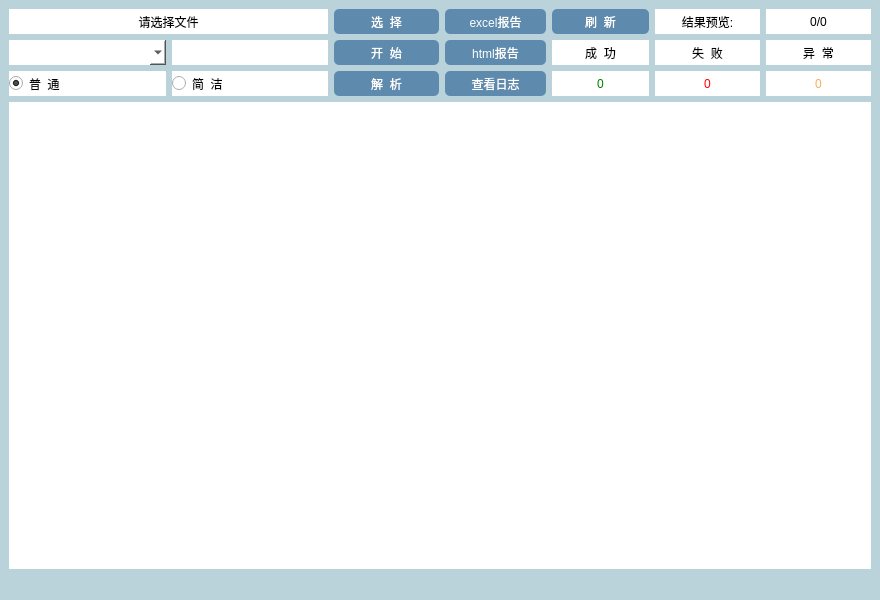
<?xml version="1.0" encoding="UTF-8"?>
<ui version="4.0">
 <class>MainWindow</class>
 <widget class="QMainWindow" name="MainWindow">
  <property name="geometry">
   <rect>
    <x>0</x>
    <y>0</y>
    <width>880</width>
    <height>600</height>
   </rect>
  </property>
  <property name="minimumSize">
   <size>
    <width>880</width>
    <height>600</height>
   </size>
  </property>
  <property name="windowTitle">
   <string>MainWindow</string>
  </property>
  <property name="styleSheet">
   <string notr="true">background:rgb(186,211,218);border:none;</string>
  </property>
  <widget class="QWidget" name="centralwidget">
   <layout class="QGridLayout" name="gridLayout_4">
    <item row="0" column="0">
     <layout class="QHBoxLayout" name="horizontalLayout" stretch="3,2,3">
      <item>
       <layout class="QGridLayout" name="gridLayout">
        <item row="1" column="0">
         <widget class="QComboBox" name="qSheetName">
          <property name="minimumSize">
           <size>
            <width>0</width>
            <height>25</height>
           </size>
          </property>
          <property name="maximumSize">
           <size>
            <width>16777215</width>
            <height>16777215</height>
           </size>
          </property>
          <property name="styleSheet">
           <string notr="true">background-color:#ffffff;</string>
          </property>
          <property name="currentText">
           <string/>
          </property>
         </widget>
        </item>
        <item row="1" column="1">
         <widget class="QLabel" name="label">
          <property name="styleSheet">
           <string notr="true">background-color:#ffffff;</string>
          </property>
          <property name="text">
           <string/>
          </property>
         </widget>
        </item>
        <item row="0" column="0" colspan="2">
         <widget class="QPushButton" name="fileName">
          <property name="minimumSize">
           <size>
            <width>0</width>
            <height>25</height>
           </size>
          </property>
          <property name="styleSheet">
           <string notr="true">;background-color:#ffffff;</string>
          </property>
          <property name="text">
           <string>请选择文件</string>
          </property>
         </widget>
        </item>
        <item row="5" column="0">
         <widget class="QRadioButton" name="model1">
          <property name="minimumSize">
           <size>
            <width>0</width>
            <height>25</height>
           </size>
          </property>
          <property name="styleSheet">
           <string notr="true">background-color:#ffffff;</string>
          </property>
          <property name="text">
           <string>普  通</string>
          </property>
          <property name="checked">
           <bool>true</bool>
          </property>
         </widget>
        </item>
        <item row="5" column="1">
         <widget class="QRadioButton" name="model2">
          <property name="minimumSize">
           <size>
            <width>0</width>
            <height>25</height>
           </size>
          </property>
          <property name="styleSheet">
           <string notr="true">background-color:#ffffff;</string>
          </property>
          <property name="text">
           <string>简  洁</string>
          </property>
         </widget>
        </item>
       </layout>
      </item>
      <item>
       <layout class="QGridLayout" name="gridLayout_2">
        <item row="1" column="1">
         <widget class="QPushButton" name="html">
          <property name="minimumSize">
           <size>
            <width>0</width>
            <height>25</height>
           </size>
          </property>
          <property name="maximumSize">
           <size>
            <width>16777215</width>
            <height>16777215</height>
           </size>
          </property>
          <property name="styleSheet">
           <string notr="true">    color: white;
    background-color: #5d8aad;
    border: 1px #3079ED solid;
    box-shadow: inset 0 1px 0 #80B0FB;
    border-radius:5px;</string>
          </property>
          <property name="text">
           <string>html报告</string>
          </property>
         </widget>
        </item>
        <item row="1" column="0">
         <widget class="QPushButton" name="debug">
          <property name="minimumSize">
           <size>
            <width>105</width>
            <height>25</height>
           </size>
          </property>
          <property name="maximumSize">
           <size>
            <width>16777215</width>
            <height>16777215</height>
           </size>
          </property>
          <property name="styleSheet">
           <string notr="true">    color: white;
    background-color: #5d8aad;
    border: 1px #3079ED solid;
    box-shadow: inset 0 1px 0 #80B0FB;
    border-radius:5px;</string>
          </property>
          <property name="text">
           <string>开  始</string>
          </property>
         </widget>
        </item>
        <item row="2" column="1">
         <widget class="QPushButton" name="dtailLog">
          <property name="minimumSize">
           <size>
            <width>0</width>
            <height>25</height>
           </size>
          </property>
          <property name="maximumSize">
           <size>
            <width>16777215</width>
            <height>16777215</height>
           </size>
          </property>
          <property name="styleSheet">
           <string notr="true">    color: white;
    background-color: #5d8aad;
    border: 1px #3079ED solid;
    box-shadow: inset 0 1px 0 #80B0FB;
    border-radius:5px;</string>
          </property>
          <property name="text">
           <string>查看日志</string>
          </property>
         </widget>
        </item>
        <item row="0" column="0">
         <widget class="QPushButton" name="file">
          <property name="minimumSize">
           <size>
            <width>0</width>
            <height>25</height>
           </size>
          </property>
          <property name="styleSheet">
           <string notr="true">    color: white;
    background-color: #5d8aad;
    border: 1px #3079ED solid;
    box-shadow: inset 0 1px 0 #80B0FB;
    border-radius:5px;</string>
          </property>
          <property name="text">
           <string>选  择</string>
          </property>
         </widget>
        </item>
        <item row="2" column="0">
         <widget class="QPushButton" name="analyJSON">
          <property name="minimumSize">
           <size>
            <width>105</width>
            <height>25</height>
           </size>
          </property>
          <property name="styleSheet">
           <string notr="true">    color: white;
    background-color: #5d8aad;
    border: 1px #3079ED solid;
    box-shadow: inset 0 1px 0 #80B0FB;
    border-radius:5px;</string>
          </property>
          <property name="text">
           <string>解  析</string>
          </property>
         </widget>
        </item>
        <item row="0" column="1">
         <widget class="QPushButton" name="dtailReport">
          <property name="minimumSize">
           <size>
            <width>0</width>
            <height>25</height>
           </size>
          </property>
          <property name="maximumSize">
           <size>
            <width>16777215</width>
            <height>16777215</height>
           </size>
          </property>
          <property name="styleSheet">
           <string notr="true">    color: white;
    background-color: #5d8aad;
    border: 1px #3079ED solid;
    box-shadow: inset 0 1px 0 #80B0FB;
    border-radius:5px;</string>
          </property>
          <property name="text">
           <string>excel报告</string>
          </property>
         </widget>
        </item>
       </layout>
      </item>
      <item>
       <layout class="QGridLayout" name="gridLayout_3">
        <item row="2" column="1">
         <widget class="QLabel" name="failNum">
          <property name="minimumSize">
           <size>
            <width>0</width>
            <height>25</height>
           </size>
          </property>
          <property name="styleSheet">
           <string notr="true">height:23px;background-color:#ffffff;font: 12pt 'Arial';color: rgb(255,0,0);</string>
          </property>
          <property name="text">
           <string>0</string>
          </property>
          <property name="alignment">
           <set>Qt::AlignCenter</set>
          </property>
         </widget>
        </item>
        <item row="1" column="0">
         <widget class="QLabel" name="label_9">
          <property name="minimumSize">
           <size>
            <width>0</width>
            <height>25</height>
           </size>
          </property>
          <property name="styleSheet">
           <string notr="true">height:23px;background-color:#ffffff;</string>
          </property>
          <property name="text">
           <string>成  功</string>
          </property>
          <property name="alignment">
           <set>Qt::AlignCenter</set>
          </property>
         </widget>
        </item>
        <item row="1" column="2">
         <widget class="QLabel" name="label_8">
          <property name="minimumSize">
           <size>
            <width>105</width>
            <height>25</height>
           </size>
          </property>
          <property name="styleSheet">
           <string notr="true">height:23px;background-color:#ffffff;</string>
          </property>
          <property name="text">
           <string>异  常</string>
          </property>
          <property name="alignment">
           <set>Qt::AlignCenter</set>
          </property>
         </widget>
        </item>
        <item row="0" column="2">
         <widget class="QLabel" name="result">
          <property name="minimumSize">
           <size>
            <width>0</width>
            <height>25</height>
           </size>
          </property>
          <property name="styleSheet">
           <string notr="true">height:23px;background-color:#ffffff;font: 12pt 'Arial';</string>
          </property>
          <property name="text">
           <string>0/0</string>
          </property>
          <property name="alignment">
           <set>Qt::AlignCenter</set>
          </property>
         </widget>
        </item>
        <item row="0" column="1">
         <widget class="QLabel" name="label_2">
          <property name="minimumSize">
           <size>
            <width>0</width>
            <height>25</height>
           </size>
          </property>
          <property name="styleSheet">
           <string notr="true">height:23px;background-color:#ffffff;</string>
          </property>
          <property name="text">
           <string>结果预览:</string>
          </property>
          <property name="alignment">
           <set>Qt::AlignCenter</set>
          </property>
         </widget>
        </item>
        <item row="2" column="2">
         <widget class="QLabel" name="skipNum">
          <property name="minimumSize">
           <size>
            <width>0</width>
            <height>25</height>
           </size>
          </property>
          <property name="styleSheet">
           <string notr="true">height:23px;background-color:#ffffff;font: 12pt 'Arial';color: rgb(248,172,89);</string>
          </property>
          <property name="text">
           <string>0</string>
          </property>
          <property name="alignment">
           <set>Qt::AlignCenter</set>
          </property>
         </widget>
        </item>
        <item row="1" column="1">
         <widget class="QLabel" name="label_7">
          <property name="minimumSize">
           <size>
            <width>105</width>
            <height>25</height>
           </size>
          </property>
          <property name="styleSheet">
           <string notr="true">height:23px;background-color:#ffffff;</string>
          </property>
          <property name="text">
           <string>失  败</string>
          </property>
          <property name="alignment">
           <set>Qt::AlignCenter</set>
          </property>
         </widget>
        </item>
        <item row="2" column="0">
         <widget class="QLabel" name="successNum">
          <property name="minimumSize">
           <size>
            <width>0</width>
            <height>25</height>
           </size>
          </property>
          <property name="styleSheet">
           <string notr="true">height:23px;background-color:#ffffff;font: 12pt 'Arial';color: green;</string>
          </property>
          <property name="text">
           <string>0</string>
          </property>
          <property name="alignment">
           <set>Qt::AlignCenter</set>
          </property>
         </widget>
        </item>
        <item row="0" column="0">
         <widget class="QPushButton" name="refresh">
          <property name="minimumSize">
           <size>
            <width>0</width>
            <height>25</height>
           </size>
          </property>
          <property name="maximumSize">
           <size>
            <width>16777215</width>
            <height>16777215</height>
           </size>
          </property>
          <property name="styleSheet">
           <string notr="true">    color: white;
    background-color: #5d8aad;
    border: 1px #3079ED solid;
    box-shadow: inset 0 1px 0 #80B0FB;
    border-radius:5px;</string>
          </property>
          <property name="text">
           <string>刷  新</string>
          </property>
         </widget>
        </item>
       </layout>
      </item>
     </layout>
    </item>
    <item row="1" column="0">
     <widget class="QTextEdit" name="console">
      <property name="styleSheet">
       <string notr="true">background:white</string>
      </property>
     </widget>
    </item>
   </layout>
  </widget>
  <widget class="QStatusBar" name="statusbar"/>
 </widget>
 <resources/>
 <connections/>
</ui>
